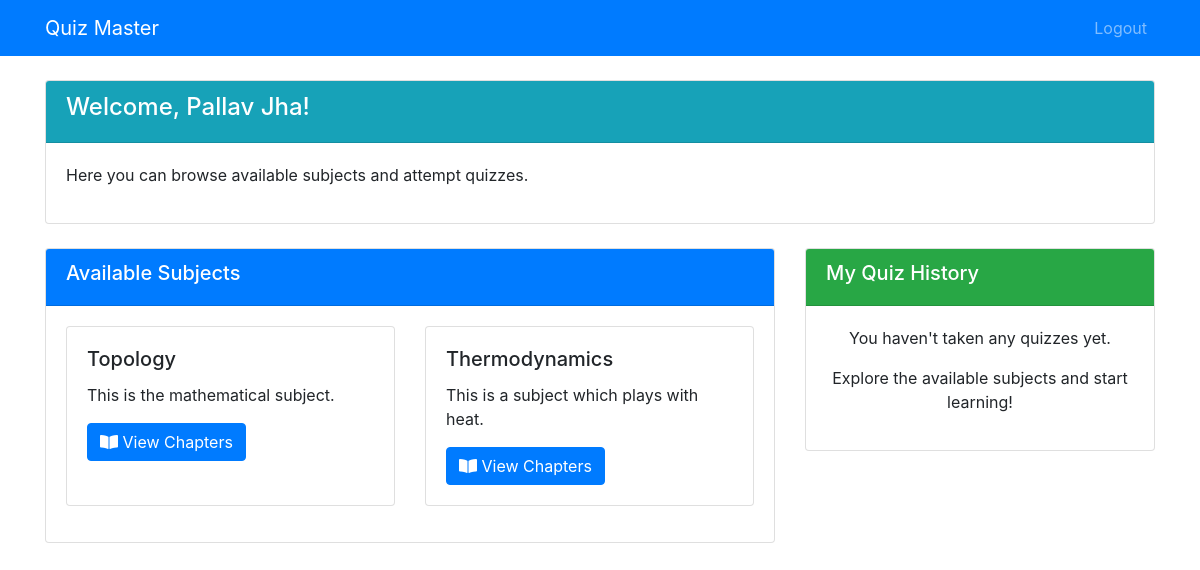
Page /user/dashboard (signed in) on the earlier database version.
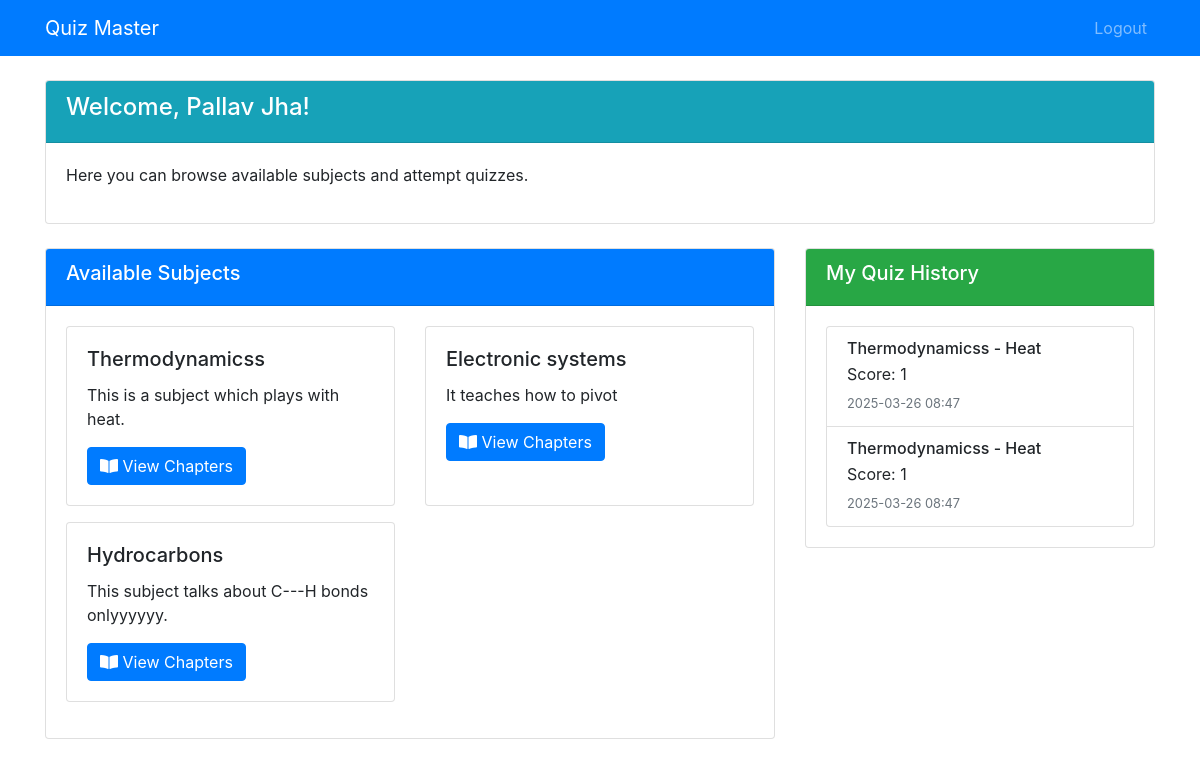
Same page on the later database version.
### models/db_setup.py (models this page shows)
class User(db.Model):
    id = db.Column(db.Integer, primary_key=True)
    username = db.Column(db.String(100), unique=True, nullable=False)
    password = db.Column(db.String(200), nullable=False)
    full_name = db.Column(db.String(100), nullable=False)
    qualification = db.Column(db.String(100))
    dob = db.Column(db.Date)
    is_admin = db.Column(db.Boolean, default=False)
    scores = db.relationship('Score', backref='user', lazy=True)

class Subject(db.Model):
    id = db.Column(db.Integer, primary_key=True)
    name = db.Column(db.String(100), nullable=False)
    description = db.Column(db.Text)
    chapters = db.relationship('Chapter', backref='subject', lazy=True, cascade="all, delete-orphan")

class Score(db.Model):
    id = db.Column(db.Integer, primary_key=True)
    quiz_id = db.Column(db.Integer, db.ForeignKey('quiz.id'), nullable=False)
    user_id = db.Column(db.Integer, db.ForeignKey('user.id'), nullable=False)
    time_stamp = db.Column(db.DateTime, default=datetime.utcnow)
    total_scored = db.Column(db.Integer, nullable=False)

class Chapter(db.Model):
    id = db.Column(db.Integer, primary_key=True)
    name = db.Column(db.String(100), nullable=False)
    description = db.Column(db.Text)
    subject_id = db.Column(db.Integer, db.ForeignKey('subject.id'), nullable=False)
    quizzes = db.relationship('Quiz', backref='chapter', lazy=True, cascade="all, delete-orphan")

### controllers/user.py (the view)
def user_dashboard():
    if not session.get('user_id') or session.get('is_admin'):
        return redirect(url_for('login'))
    user_id = session['user_id']
    user = User.query.get(user_id)
    completed_quizzes = Score.query.filter_by(user_id=user_id).all()
    subjects = Subject.query.all()
    return render_template('user/dashboard.html', user=user, subjects=subjects, completed_quizzes=completed_quizzes)

### templates/user/dashboard.html (shortened to what this page needs)
<!DOCTYPE html>
<html lang="en">
<head>
    <link rel="stylesheet" href="https://stackpath.bootstrapcdn.com/bootstrap/4.5.2/css/bootstrap.min.css">
    <link rel="stylesheet" href="https://cdnjs.cloudflare.com/ajax/libs/font-awesome/5.15.1/css/all.min.css">
</head>
<body>
    <nav class="navbar navbar-expand-lg navbar-dark bg-primary">
        <div class="container">
            <a class="navbar-brand" href="#">Quiz Master</a>
            <div class="collapse navbar-collapse" id="navbarNav">
                <ul class="navbar-nav ml-auto">
                    <li class="nav-item">
                        <a class="nav-link" href="{{ url_for('logout') }}">Logout</a>
                    </li>
                </ul>
            </div>
        </div>
    </nav>
    <div class="container mt-4">
        <div class="row">
            <div class="col-md-12 mb-4">
                <div class="card">
                    <div class="card-header bg-info text-white">
                        <h4>Welcome, {{ user.full_name }}!</h4>
                    </div>
                    <div class="card-body">
                        <p>Here you can browse available subjects and attempt quizzes.</p>
                    </div>
                </div>
            </div>
            <div class="col-md-8">
                <div class="card mb-4">
                    <div class="card-header bg-primary text-white">
                        <h5>Available Subjects</h5>
                    </div>
                    <div class="card-body">
                        {% if subjects %}
                            <div class="row">
                                {% for subject in subjects %}
                                    <div class="col-md-6 mb-3">
                                        <div class="card h-100">
                                            <div class="card-body">
                                                <h5 class="card-title">{{ subject.name }}</h5>
                                                <p class="card-text">{{ subject.description }}</p>
                                                <a href="{{ url_for('user_view_subject', subject_id=subject.id) }}" class="btn btn-primary">
                                                    <i class="fas fa-book-open"></i> View Chapters
                                                </a>
                                            </div>
                                        </div>
                                    </div>
                                {% endfor %}
                            </div>
                        {% else %}
                            <p class="text-center">No subjects available yet. Please check back later.</p>
                        {% endif %}
                    </div>
                </div>
            </div>
            <div class="col-md-4">
                <div class="card mb-4">
                    <div class="card-header bg-success text-white">
                        <h5>My Quiz History</h5>
                    </div>
                    <div class="card-body">
                        {% if completed_quizzes %}
                            <div class="list-group">
                                {% for score in completed_quizzes %}
                                    <div class="list-group-item">
                                        <h6 class="mb-1">{{ score.quiz.chapter.subject.name }} - {{ score.quiz.chapter.name }}</h6>
                                        <p class="mb-1">Score: {{ score.total_scored }}</p>
                                        <small class="text-muted">{{ score.time_stamp.strftime('%Y-%m-%d %H:%M') }}</small>
                                    </div>
                                {% endfor %}
                            </div>
                        {% else %}
                            <p class="text-center">You haven't taken any quizzes yet.</p>
                            <p class="text-center">Explore the available subjects and start learning!</p>
                        {% endif %}
                    </div>
                </div>
            </div>
        </div>
    </div>
</body>
</html>

Differences in the rows shown:
removed Subject: name "Topology", description "This is the mathematical subject."
changed Subject "This is a subject which plays with heat.": name "Thermodynamics" → "Thermodynamicss"
added Subject: name "Electronic systems", description "It teaches how to pivot"
added Subject: name "Hydrocarbons", description "This subject talks about C---H bonds onlyyyyyy."
added Score: quiz.chapter.subject.name "Thermodynamicss", quiz.chapter.name "Heat", total_scored "1", time_stamp "2025-03-26 08:47"
added Score: quiz.chapter.subject.name "Thermodynamicss", quiz.chapter.name "Heat", total_scored "1", time_stamp "2025-03-26 08:47"
Other differences:
text no longer shown: "You haven't taken any quizzes yet. Explore the available subjects and start learning!"
